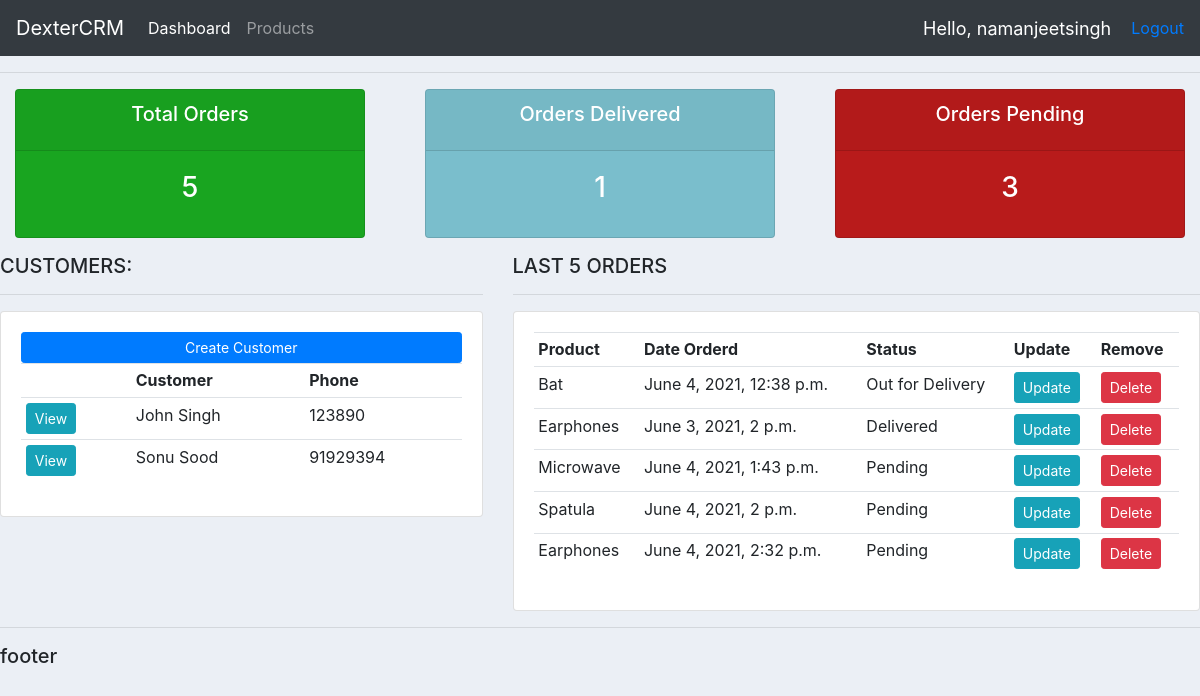
The app's page / (signed in) with its own data.
### accounts/models.py (models this page shows, shortened)
class Customer(models.Model):
    user=models.OneToOneField(User,null=True,blank=True,on_delete=models.CASCADE)
    name=models.CharField(max_length=200,null=True)
    phone=models.CharField(max_length=200,null=True)
    email=models.CharField(max_length=200,null=True)
    profile_pic=models.ImageField(default="profile1.png",null=True,blank=True)
    date_created=models.DateTimeField(auto_now=True)

class Order(models.Model):
    STATUS=(
        ('Pending','Pending'),
        ('Out for Delivery','Out for Delivery'),
        ('Delivered','Delivered')
    )
    customer=models.ForeignKey(Customer,null=True,on_delete=models.SET_NULL)
    product=models.ForeignKey(Products,null=True,on_delete=models.SET_NULL)
    date_created=models.DateTimeField(auto_now=True)
    status=models.CharField(max_length=200,null=True,choices=STATUS)

class Products(models.Model):
    CATEGORY=(
        ('Indoor','Indoor'),
        ('Out Door','Out Door'),
    )
    name=models.CharField(max_length=200,null=True)
    price=models.FloatField(null=True)
    category=models.CharField(max_length=200,null=True,choices=CATEGORY)
    description=models.CharField(max_length=200,null=True)
    date_created=models.DateTimeField(auto_now=True)
    tags=models.ManyToManyField(Tag)
    def __str__(self):
        return self.name

### accounts/decorators.py (the view)
	def wrapper_function(request, *args, **kwargs):
		group = None
		if request.user.groups.exists():
			group = request.user.groups.all()[0].name
		if group == 'customer':
			return redirect('user-page')
		if group == 'admin':
			return view_func(request, *args, **kwargs)

### accounts/views.py (called while the page is built)
@login_required(login_url='login')
@admin_only
def home(request):
    orders=Order.objects.all()
    customers=Customer.objects.all()
    total_customers=customers.count()
    total_orders=orders.count()
    delivered=orders.filter(status='Delivered').count()
    pending=orders.filter(status='Pending').count()
    context={'orders':orders, 'customers':customers,
    'total_orders':total_orders,'delivered':delivered,
    'pending':pending}
    return render(request,'accounts/dashboard.html',context)

### accounts/templates/accounts/dashboard.html (shortened to what this page needs)
{% extends 'accounts/main.html' %}
{% block content %}
{% include 'accounts/status.html' %}
    <div class="row">
        <div class="col-md-5">
            <h5>CUSTOMERS:</h5>
            <hr>
            <div class="card card-body">
                <a class="btn btn-primary  btn-sm btn-block" href="">Create Customer</a>
                <table class="table table-sm">
                    <tr>
                        <th></th>
                        <th>Customer</th>
                        <th>Phone</th>
                    </tr>
                        {% for customer in customers %}
                            <tr>
                                <td><a class="btn btn-sm btn-info" href="{% url 'customer' customer.id %}">View</a></td>
                                <td>{{customer.name}}</td>
                                <td>{{customer.phone}}</td>
                            </tr>
                        {% endfor %}
                </table>
            </div>
        </div>
        <div class="col-md-7">
            <h5>LAST 5 ORDERS</h5>
            <hr>
            <div class="card card-body">
                <table class="table table-sm">
                    <tr>
                        <th>Product</th>
                        <th>Date Orderd</th>
                        <th>Status</th>
                        <th>Update</th>
                        <th>Remove</th>
                    </tr>
                        {% for order in orders %}
                            <tr>
                                <td>{{order.product}}</td>
                                <td>{{order.date_created}}</td>
                                <td>{{order.status}}</td>
                                <td><a class="btn btn-sm btn-info" href="{% url 'update_order' order.id %}">Update</a></td>
                                <td><a class="btn btn-sm btn-danger" href="{% url 'delete_order' order.id %}">Delete</a></td>
                            </tr>
                        {% endfor %}
                </table>
            </div>
        </div>
    </div>
{% endblock %}

### accounts/templates/accounts/main.html (shortened to what this page needs)
{% load static %}
<!DOCTYPE html>
<html lang="en">
<head>
    <link rel="stylesheet" href="https://maxcdn.bootstrapcdn.com/bootstrap/4.0.0/css/bootstrap.min.css">
    <link rel="stylesheet" type="text/css" href="{% static '/css/main.css' %}">
</head>
<body>
    <nav class="navbar navbar-expand-lg navbar-dark bg-dark">
        <a class="navbar-brand" href="#">DexterCRM</a>
        <div class="collapse navbar-collapse" id="navbarSupportedContent">
            <ul class="navbar-nav mr-auto">
            {% if request.user.is_staff %}
            <li class="nav-item active">
                <a class="nav-link" href="{% url 'home' %}">Dashboard</a>
            </li>
            <li class="nav-item">
                <a class="nav-link" href="{% url 'products' %}">Products</a>
            </li>
            {% else %}
            <li class="nav-item">
            <a class="nav-link" href="{% url 'account' %}">Settings</a>
            </li>
            {% endif %}
            </ul>
        </div>
    <span id='hello-msg'>Hello, {{request.user}}</span>
    <span><a href="{% url 'logout' %}">Logout</a></span>
    </nav>
    <hr>
    {% block content %}
    {% endblock %}
    <hr>
    <h5>footer</h5>
</body>
</html>

### accounts/templates/accounts/status.html
<div class="row">
	<div class="col">
		<div class="col-md">
			<div class="card text-center text-white  mb-3" id="total-orders">
			  	<div class="card-header">
			  		<h5 class="card-title">Total Orders</h5>
			  	</div>
			  	<div class="card-body">
			    	<h3 class="card-title">{{total_orders}}</h3>
			  	</div>
			</div>
		</div>
	</div>
	<div class="col">
		<div class="col-md">
			<div class="card text-center text-white  mb-3" id="orders-delivered">
			  	<div class="card-header">
			  		<h5 class="card-title">Orders Delivered</h5>
			  	</div>
			  	<div class="card-body">
			    	<h3 class="card-title">{{delivered}}</h3>
			  	</div>
			</div>
		</div>
	</div>
	<div class="col">
		<div class="col-md">
			<div class="card text-center text-white  mb-3" id="orders-pending">
			  	<div class="card-header">
			  		<h5 class="card-title">Orders Pending</h5>
			  	</div>
			  	<div class="card-body">
			    	<h3 class="card-title">{{pending}}</h3>
			  	</div>
			</div>
		</div>
	</div>
</div>

### static/css/main.css (style rules this page uses)
body { background-color: #ebeff5; }
#total-orders { background-color: #19a520; }
#orders-delivered { background-color: #7abecc; }
#orders-pending { background-color: #b81b1b; }

### accounts/templates/accounts/main.html (style rules this page uses)
#hello-msg { font-size: 18px; color: #fff; margin-right: 20px; }

### records on screen
Customer: name "John Singh", phone "123890"
Customer: name "Sonu Sood", phone "91929394"
Order: product "Bat", date_created "June 4, 2021, 12:38 p.m.", status "Out for Delivery"
Order: product "Earphones", date_created "June 3, 2021, 2 p.m.", status "Delivered"
Order: product "Microwave", date_created "June 4, 2021, 1:43 p.m.", status "Pending"
Order: product "Spatula", date_created "June 4, 2021, 2 p.m.", status "Pending"
Order: product "Earphones", date_created "June 4, 2021, 2:32 p.m.", status "Pending"

### other values on screen
{{ request.user }} "namanjeetsingh"
{{ total_orders }} "5"
{{ delivered }} "1"
{{ pending }} "3"
